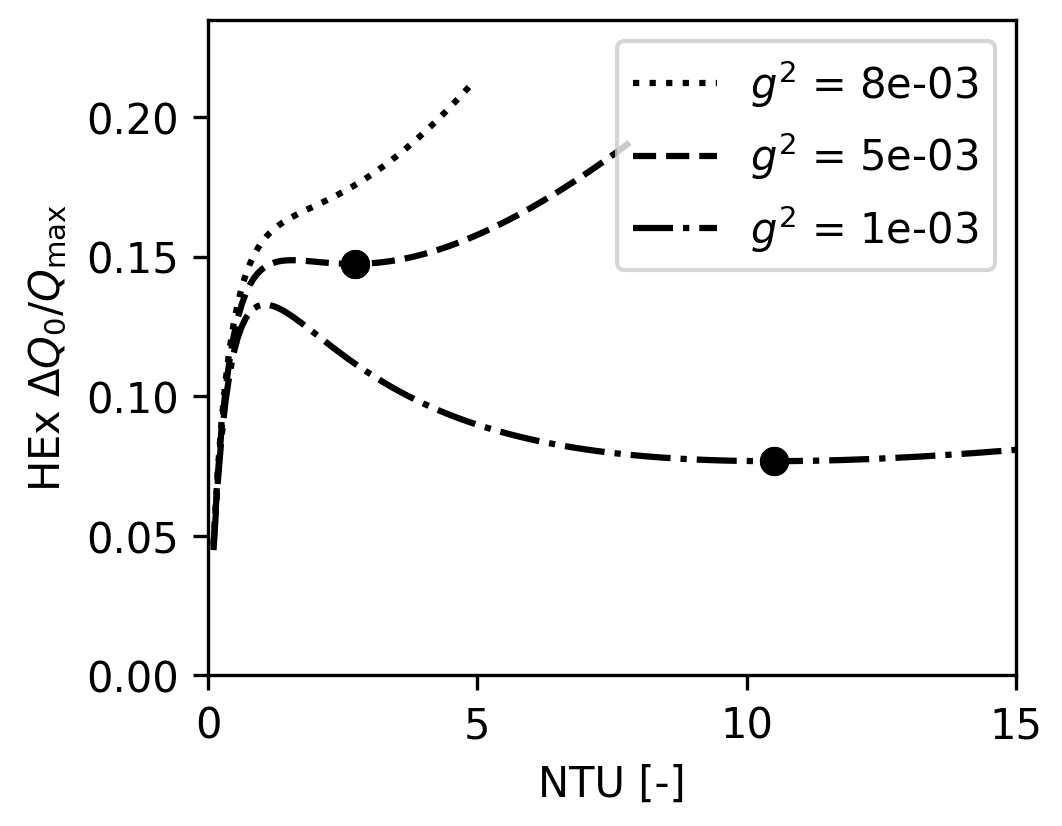

Here is the Python script that generated this plot:
import os

import matplotlib.pyplot as plt
import numpy as np
from scipy.signal import find_peaks
from xflow import calculate_pressure_drop_ratio, create_plot

save_dir = os.path.dirname(os.path.abspath(__file__))

# Default modeling assumptions
DEFAULT_C_COLD_OVER_C_HOT = 1.0  # C_cold / C_hot
DEFAULT_ST_OVER_F = 0.4  # Assumed same for both fluids
DEFAULT_F_C_OVER_F_H = 1.0  # f_c/f_h
DEFAULT_D_R = 1.0  # d_r = sigma_r/A_r (cold/hot ratio)
DEFAULT_G2_H = 1e-5  # g2_h

DEFAULT_DP_MAX = 0.2

# Three g^2 values for plotting
PLOT_TRIPLE_G2 = [1e-3, 5e-3, 8e-3]

# Framework-specific parameters for classical
DEFAULT_T = 2.0  # T_hot_in / T_cold_in
DEFAULT_T_DEAD_OVER_T_COLD_IN = 1.1
DEFAULT_GAMMA = 1.4

# Pressure drop assumption: "dp_c=dp_h", "dp_c<<dp_h", or "inlet_density"
# For inlet_density, also need:
DEFAULT_PRESSURE_DROP_ASSUMPTION = "dp_c=dp_h"  # Essential input for accurate cold pressure drop
if DEFAULT_PRESSURE_DROP_ASSUMPTION == "inlet_density":
    DEFAULT_P_COLD_IN_OVER_P_HOT_IN = 10.0  # p_cold_in / p_hot_in (needed for inlet_density calculation)
    DEFAULT_MOLAR_MASS_RATIO = 1.0  # M_cold / M_hot (cold/hot)
    DEFAULT_SIGMA_R = 0.1  # sigma_r (cold/hot)
else:
    DEFAULT_P_COLD_IN_OVER_P_HOT_IN = None
    DEFAULT_MOLAR_MASS_RATIO = None
    DEFAULT_SIGMA_R = None


def save_figures(
    c_cold_over_c_hot,
    st_over_f,
    f_c_over_f_h,
    d_r,
    g2_h,
    dp_max=DEFAULT_DP_MAX,
    base_name="newfig2",
    plot_triple_g2=None,
    t=DEFAULT_T,
    t_dead_over_t_cold_in=DEFAULT_T_DEAD_OVER_T_COLD_IN,
    gamma=DEFAULT_GAMMA,
    pressure_drop_assumption=DEFAULT_PRESSURE_DROP_ASSUMPTION,
    p_cold_in_over_p_hot_in=DEFAULT_P_COLD_IN_OVER_P_HOT_IN,
    molar_mass_ratio=DEFAULT_MOLAR_MASS_RATIO,
    sigma_r=DEFAULT_SIGMA_R,
):
    """
    Save figures as SVG, TIFF, and HD PNG for classical framework with multiple g^2 values.

    Parameters:
        plot_triple_g2: List of g^2 values to plot (e.g., [1e-5, 2e-5, 5e-5])
    """
    # Set font sizes to match Word (10pt = 10 points)
    plt.rcParams.update(
        {
            "font.size": 10,
            "axes.titlesize": 10,
            "axes.labelsize": 10,
            "xtick.labelsize": 10,
            "ytick.labelsize": 10,
            "legend.fontsize": 10,
            "figure.titlesize": 10,
        }
    )

    # Calculate pressure drop ratio based on assumption
    pressure_drop_ratio = calculate_pressure_drop_ratio(
        pressure_drop_assumption, c_cold_over_c_hot, t, d_r, molar_mass_ratio, sigma_r, p_cold_in_over_p_hot_in
    )

    fig = plt.figure(figsize=(9 / 2.54, 7 / 2.54))
    ax = plt.subplot(111)
    ax_twin = ax.twinx()  # Created but will be hidden for classical framework

    _, line_list, ax, ax_twin = create_plot(
        c_cold_over_c_hot,
        st_over_f,
        f_c_over_f_h,
        d_r,
        g2_h,
        ntu_max=15.0,
        dp_max=dp_max,
        ax=ax,
        ax_twin=ax_twin,
        plot_triple_g2=plot_triple_g2,
        framework="classical",
        t=t,
        t_dead_over_t_cold_in=t_dead_over_t_cold_in,
        p_cold_in_over_p_hot_in=p_cold_in_over_p_hot_in,
        p_dead_over_p_hot_in=1.0,
        gamma=gamma,
        pressure_drop_percent_ratio_cold_over_hot=pressure_drop_ratio,
    )

    # Update ylabel and x-axis formatting
    ax.set_ylabel(r"HEX $\Delta Q_0/Q_{\mathrm{max}}$")
    ax.set_xticks([0, 5, 10, 15])
    ax.xaxis.set_major_formatter(plt.FuncFormatter(lambda x, p: f"{x:.0f}"))
    
    # Remove existing legend and recreate using line_list order (matches newfig1: highest g^2 at top)
    legend = ax.get_legend()
    if legend:
        legend.remove()
    # Use line_list order directly - lines are plotted in reversed order (8e-3, 5e-3, 1e-3)
    if line_list:
        handles = line_list
        labels = [line.get_label() for line in line_list]
        ax.legend(handles, labels, loc="upper right")
        
        # Add optimum point markers (minimum after first peak) for each line
        for line in line_list:
            x_data = line.get_xdata()
            y_data = line.get_ydata()
            # Filter out invalid/masked data
            valid_mask = np.isfinite(x_data) & np.isfinite(y_data)
            if np.any(valid_mask):
                x_plot = x_data[valid_mask]
                y_plot = y_data[valid_mask]
                # Find peaks in the data
                peaks, _ = find_peaks(y_plot)
                if len(peaks) > 0:
                    first_peak = peaks[0]
                    # Find minimum after first peak
                    y_local_min_idx = first_peak + np.argmin(y_plot[first_peak:])
                    ax.scatter(
                        x_plot[y_local_min_idx],
                        y_plot[y_local_min_idx],
                        color="black",
                        marker="o",
                        zorder=5,
                    )

    plt.tight_layout(pad=0.5)

    # Save as SVG
    fig.savefig(
        os.path.join(save_dir, f"{base_name}.svg"),
        dpi=300,
        facecolor="white",
        format="svg",
        bbox_inches=None,
        pad_inches=0,
    )

    # Save as TIFF
    fig.savefig(
        os.path.join(save_dir, f"{base_name}.tiff"),
        dpi=300,
        facecolor="white",
        format="tiff",
        bbox_inches=None,
        pad_inches=0,
    )

    # Save as HD PNG
    fig.savefig(
        os.path.join(save_dir, f"{base_name}.png"),
        dpi=300,
        facecolor="white",
        format="png",
        bbox_inches=None,
        pad_inches=0,
    )

    plt.close(fig)
    print(f"Saved figures: {base_name}.svg, {base_name}.tiff, {base_name}.png")


if __name__ == "__main__":
    # Save figures with classical framework
    save_figures(
        DEFAULT_C_COLD_OVER_C_HOT,
        DEFAULT_ST_OVER_F,
        DEFAULT_F_C_OVER_F_H,
        DEFAULT_D_R,
        DEFAULT_G2_H,
        dp_max=DEFAULT_DP_MAX,
        base_name="newfig2",
        plot_triple_g2=PLOT_TRIPLE_G2,
        t=DEFAULT_T,
        t_dead_over_t_cold_in=DEFAULT_T_DEAD_OVER_T_COLD_IN,
        gamma=DEFAULT_GAMMA,
        pressure_drop_assumption=DEFAULT_PRESSURE_DROP_ASSUMPTION,
        p_cold_in_over_p_hot_in=DEFAULT_P_COLD_IN_OVER_P_HOT_IN,
        molar_mass_ratio=DEFAULT_MOLAR_MASS_RATIO,
        sigma_r=DEFAULT_SIGMA_R,
    )
